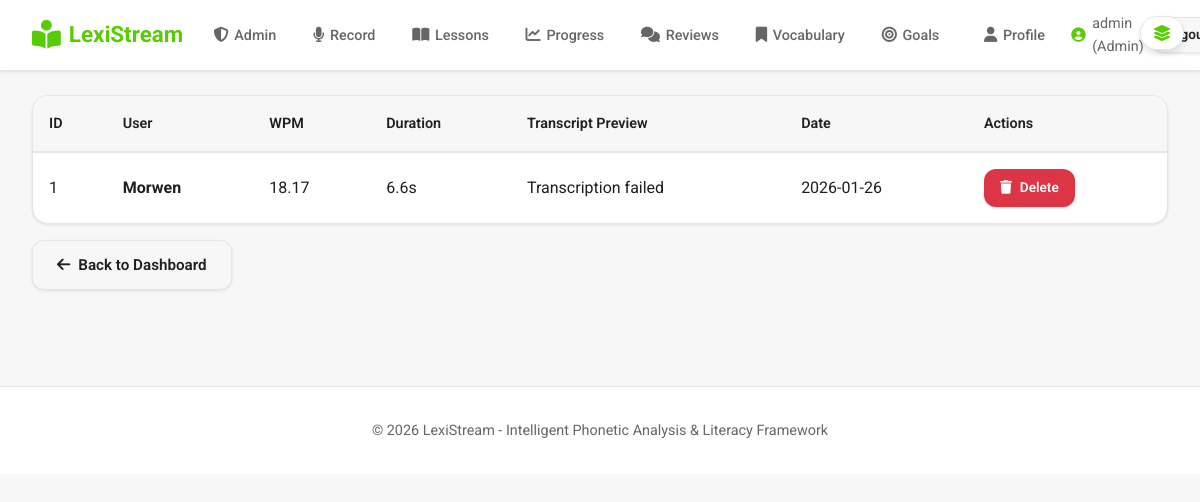
The app's page /admin/recordings (signed in), older data.
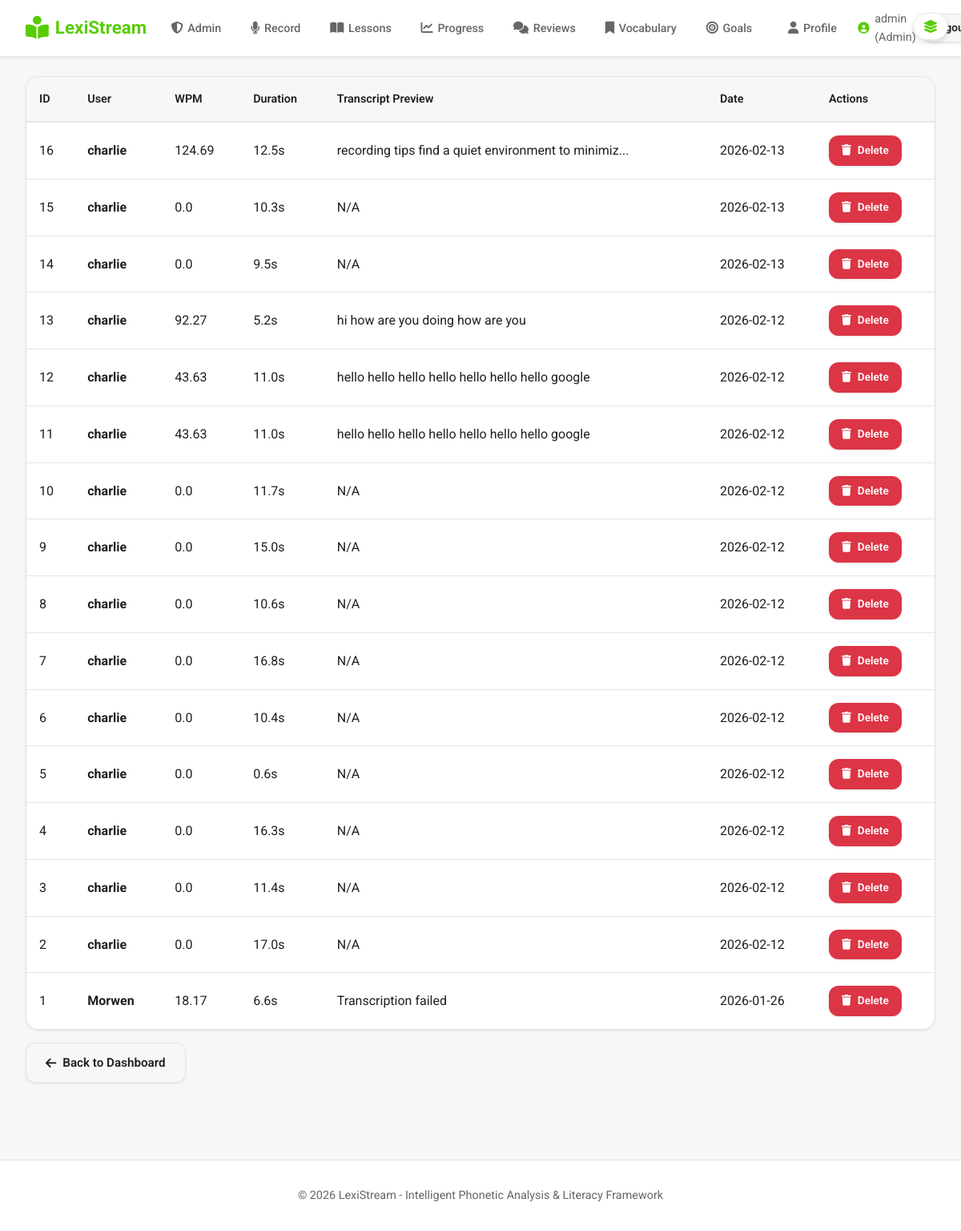
The same page, newer data.
### app.py (models this page shows)
class Recording(db.Model):
    id = db.Column(db.Integer, primary_key=True)
    user_id = db.Column(db.Integer, db.ForeignKey('user.id'), nullable=False)
    filename = db.Column(db.String(255), nullable=False)
    transcript = db.Column(db.Text)
    ai_feedback = db.Column(db.Text)  # OpenAI-generated feedback on what user said
    words_per_minute = db.Column(db.Float)
    duration_seconds = db.Column(db.Float)
    created_at = db.Column(db.DateTime, default=datetime.utcnow)
    user = db.relationship('User', backref=db.backref('recordings', lazy=True))

class User(UserMixin, db.Model):
    id = db.Column(db.Integer, primary_key=True)
    username = db.Column(db.String(80), unique=True, nullable=False)
    email = db.Column(db.String(120), unique=True, nullable=False)
    password_hash = db.Column(db.String(255), nullable=False)
    is_admin = db.Column(db.Boolean, default=False, nullable=False)
    display_name = db.Column(db.String(120))
    bio = db.Column(db.Text)
    location = db.Column(db.String(120))
    website = db.Column(db.String(255))
    avatar_url = db.Column(db.String(255))
    role = db.Column(db.String(20), default="user", nullable=False)  # user, teacher, admin
    created_at = db.Column(db.DateTime, default=datetime.utcnow)

### app.py (the view)
@app.route('/admin/recordings')
@login_required
@admin_required
def admin_recordings():
    recordings = Recording.query.order_by(Recording.created_at.desc()).all()
    return render_template('admin/recordings.html', recordings=recordings)

### app.py (called while the page is built)
@login_manager.user_loader
def load_user(user_id):
    return User.query.get(int(user_id))

def admin_required(f):
    @wraps(f)
    def decorated_function(*args, **kwargs):
        if not current_user.is_authenticated or not current_user.is_admin:
            flash('Admin access required')
            return redirect(url_for('dashboard'))
        return f(*args, **kwargs)
    return decorated_function

### templates/admin/recordings.html (shortened to what this page needs)
{% extends "base.html" %}
{% block content %}
{% if recordings %}
<div class="table-container">
    <table class="table">
            <thead>
                <tr>
                    <th>ID</th>
                    <th>User</th>
                    <th>WPM</th>
                    <th>Duration</th>
                    <th>Transcript Preview</th>
                    <th>Date</th>
                    <th>Actions</th>
                </tr>
            </thead>
            <tbody>
                {% for recording in recordings %}
                <tr>
                    <td>{{ recording.id }}</td>
                    <td><strong>{{ recording.user.username }}</strong></td>
                    <td>{{ recording.words_per_minute }}</td>
                    <td>{{ "%.1f"|format(recording.duration_seconds) }}s</td>
                    <td>{{ recording.transcript[:50] if recording.transcript else 'N/A' }}{% if recording.transcript and recording.transcript|length > 50 %}...{% endif %}</td>
                    <td>{{ recording.created_at.strftime('%Y-%m-%d') }}</td>
                    <td class="action-buttons">
                        <a href="{{ url_for('admin_delete_recording', recording_id=recording.id) }}"
                           class="btn btn-sm btn-danger"
                           onclick="return confirm('Are you sure you want to delete this recording?')">
                            <i class="fas fa-trash"></i> Delete
                        </a>
                    </td>
                </tr>
                {% endfor %}
            </tbody>
        </table>
    </div>
    {% else %}
    <div class="empty-state">
        <i class="fas fa-microphone-slash"></i>
        <h3>No recordings found</h3>
    </div>
    {% endif %}
<a href="{{ url_for('admin_dashboard') }}" class="btn btn-secondary" style="margin-top: 1rem;">
    <i class="fas fa-arrow-left"></i> Back to Dashboard
</a>
{% endblock %}

Row changes from the older to the newer data that the page shows:
added Recording: id "16", user.username "charlie", words_per_minute "124.69", duration_seconds "12.5", transcript "recording tips find a quiet environment to minimiz", created_at "2026-02-13"
added Recording: id "15", user.username "charlie", words_per_minute "0.0", duration_seconds "10.3", transcript "N/A", created_at "2026-02-13"
added Recording: id "14", user.username "charlie", words_per_minute "0.0", duration_seconds "9.5", transcript "N/A", created_at "2026-02-13"
added Recording: id "13", user.username "charlie", words_per_minute "92.27", duration_seconds "5.2", transcript "hi how are you doing how are you", created_at "2026-02-12"
added Recording: id "12", user.username "charlie", words_per_minute "43.63", duration_seconds "11.0", transcript "hello hello hello hello hello hello hello google", created_at "2026-02-12"
added Recording: id "11", user.username "charlie", words_per_minute "43.63", duration_seconds "11.0", transcript "hello hello hello hello hello hello hello google", created_at "2026-02-12"
added Recording: id "10", user.username "charlie", words_per_minute "0.0", duration_seconds "11.7", transcript "N/A", created_at "2026-02-12"
added Recording: id "9", user.username "charlie", words_per_minute "0.0", duration_seconds "15.0", transcript "N/A", created_at "2026-02-12"
added Recording: id "8", user.username "charlie", words_per_minute "0.0", duration_seconds "10.6", transcript "N/A", created_at "2026-02-12"
added Recording: id "7", user.username "charlie", words_per_minute "0.0", duration_seconds "16.8", transcript "N/A", created_at "2026-02-12"
added Recording: id "6", user.username "charlie", words_per_minute "0.0", duration_seconds "10.4", transcript "N/A", created_at "2026-02-12"
added Recording: id "5", user.username "charlie", words_per_minute "0.0", duration_seconds "0.6", transcript "N/A", created_at "2026-02-12"
added Recording: id "4", user.username "charlie", words_per_minute "0.0", duration_seconds "16.3", transcript "N/A", created_at "2026-02-12"
added Recording: id "3", user.username "charlie", words_per_minute "0.0", duration_seconds "11.4", transcript "N/A", created_at "2026-02-12"
added Recording: id "2", user.username "charlie", words_per_minute "0.0", duration_seconds "17.0", transcript "N/A", created_at "2026-02-12"
